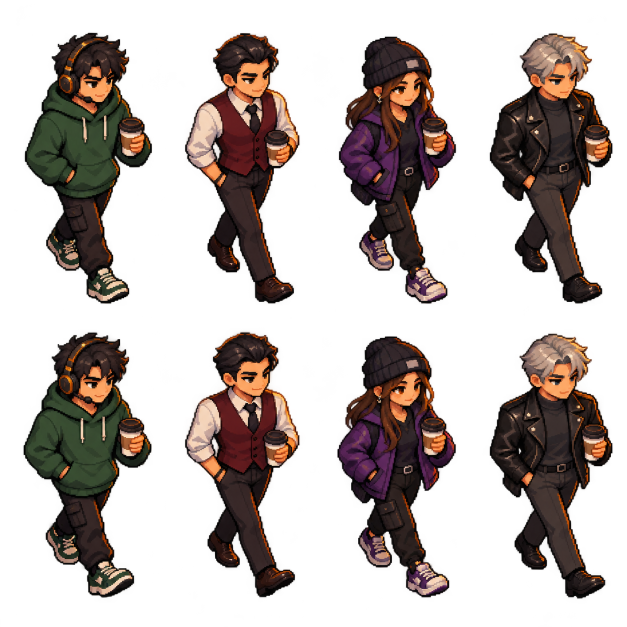
#> input picture Tools/source/crew_walking_original.png, 1254 x 1254 px (shown at 1/2 size)
$ python walkingcrew.py
#> lines starting #> are read from the running program, lines starting #| are printed output that depends on the picture; pictures that were not available may be replaced by others from this repository, and a replacement may not be noted
### Tools/pixelstyle.py
"""House pixel-art style shared by the generated and re-processed sprites.

The reference is the Pixel Office art (furniture, props, stations, crew):
about 4 source pixels per art pixel, soft rendered shading, warm key light
from the upper left, cream rim highlights, and thick near-black navy outlines.
Everything here samples those sheets, so generated art uses the same palette
and outline colour.
"""
import os

import numpy as np
from PIL import Image

ROOT = os.path.join(os.path.dirname(os.path.abspath(__file__)), "..")
ART = os.path.join(ROOT, "Assets", "Resources", "PixelOffice")
REFERENCE = ["furniture", "props", "stations", "scam_crew", "scam_crew_vest", "scam_crew_beanie", "scam_crew_leather"]
ART_PIXEL = 4  # source pixels per art pixel in the reference sheets

_palette = None
_outline = None


def _opaque_pixels(name, step=5):
    rgba = np.asarray(Image.open(os.path.join(ART, name + ".png")).convert("RGBA"))
    return rgba[rgba[:, :, 3] > 200][::step, :3]


def palette(colors=128):
    """Median-cut palette of every opaque reference pixel."""
    global _palette
    if _palette is None:
        pixels = np.concatenate([_opaque_pixels(n) for n in REFERENCE]).astype(np.uint8)
        image = Image.fromarray(pixels.reshape(-1, 1, 3))
        quantized = image.quantize(colors=colors, method=Image.Quantize.MEDIANCUT)
        _palette = np.array(quantized.getpalette()[: colors * 3], dtype=np.float32).reshape(-1, 3)
    return _palette


# [45 lines left out: functions outline_color, quantize, add_outline, not called in this run]


def upscale(rgba, factor=ART_PIXEL):
    return np.repeat(np.repeat(rgba, factor, axis=0), factor, axis=1)

### Tools/walkingcrew.py
"""Re-pixelate crew_walking.png to the seated crew's on-screen pixel density.

The walking frames were drawn about four times finer than every other sprite
once scaled into the room (540 source pixels tall at 1.15 tiles, versus about
142 source pixels per tile for workstations). This snaps each frame to a coarse
art-pixel grid (BLOCK source pixels per art pixel), uses the reference palette,
darkens the silhouette rim to the house outline colour, and scales back up so
the texture size and in-game proportions stay the same.

Usage: python Tools/walkingcrew.py [source.png] [output.png]
The original is kept as Tools/source/crew_walking_original.png.
"""
import os
import shutil
import sys

import numpy as np
from PIL import Image

sys.path.insert(0, os.path.dirname(os.path.abspath(__file__)))
import pixelstyle as ps  # noqa: E402

BLOCK = 10
COLUMNS, ROWS = 4, 2


def pixelate_cell(cell, block=BLOCK):
    """Each art pixel takes its block's dominant palette colour, so features stay
    crisp; blocks with a solid share of outline-dark pixels stay dark."""
    h, w = cell.shape[:2]
    gh, gw = h // block, w // block
    # Anchor the grid at the feet (bottom) and centre horizontally.
    oy, ox = h - gh * block, (w - gw * block) // 2
    grid = cell[oy:oy + gh * block, ox:ox + gw * block]
    pal = ps.palette()
    opaque = grid[:, :, 3] > 127
    snapped = ps.quantize(grid[:, :, :3].astype(np.float32))
    index = np.zeros(opaque.shape, dtype=np.int64)
    flat = snapped.reshape(-1, 3)
    lookup = {tuple(c): i for i, c in enumerate(pal.astype(np.float32))}
    index.reshape(-1)[:] = [lookup[tuple(c)] for c in flat]
    block_id = (np.arange(gh * block)[:, None] // block) * gw + (np.arange(gw * block)[None, :] // block)
    counts = np.bincount((block_id[opaque] * len(pal) + index[opaque]), minlength=gh * gw * len(pal)).reshape(gh * gw, len(pal))
    coverage = counts.sum(axis=1) / (block * block)
    dark = (pal @ np.array([0.3, 0.59, 0.11])) < 40
    dark_share = counts[:, dark].sum(axis=1) / np.maximum(counts.sum(axis=1), 1)
    choice = np.where(dark_share > 0.28, np.argmax(np.where(dark, counts, -1), axis=1), counts.argmax(axis=1))
    solid = (coverage >= 0.42).reshape(gh, gw)
    small = np.zeros((gh, gw, 4), dtype=np.uint8)
    small[:, :, :3] = pal[choice].reshape(gh, gw, 3)
    small[:, :, 3] = np.where(solid, 255, 0)
    rim = solid & ~(np.roll(solid, 1, 0) & np.roll(solid, -1, 0) & np.roll(solid, 1, 1) & np.roll(solid, -1, 1))
    small[rim, :3] = (small[rim, :3] * 0.3 + ps.outline_color() * 0.7).astype(np.uint8)
    big = np.repeat(np.repeat(small, block, axis=0), block, axis=1)
    out = np.zeros_like(cell)
    out[oy:oy + gh * block, ox:ox + gw * block] = big
    return out


def main(source, output):
#> called with source = 'Tools/source/crew_walking_original.png'
    sheet = np.asarray(Image.open(source).convert("RGBA"))
#> sheet is the input picture: shape (1254, 1254, 4); mean R, G, B, A 28.7, 19.2, 15.6, 90
    h, w = sheet.shape[:2]
#> h = 1254; w = 1254
    out = np.zeros_like(sheet)
    for r in range(ROWS):
        for c in range(COLUMNS):
            y0, y1 = round(r * h / ROWS), round((r + 1) * h / ROWS)
#> y0 = 0; y1 = 627
            x0, x1 = round(c * w / COLUMNS), round((c + 1) * w / COLUMNS)
#> x0 = 0; x1 = 314
            out[y0:y1, x0:x1] = pixelate_cell(sheet[y0:y1, x0:x1])
#> in pixelate_cell, `grid = cell[oy:oy + gh * block, ox:ox + gw * block]`:
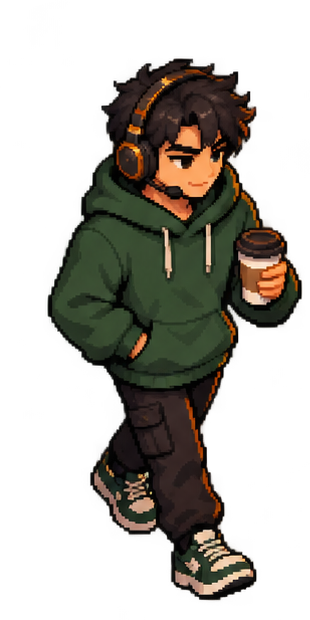
#> grid: shape (620, 310, 4); mean of channels 0, 1, 2, 3 24.8, 21.5, 14.8, 97.4; transparent parts drawn white
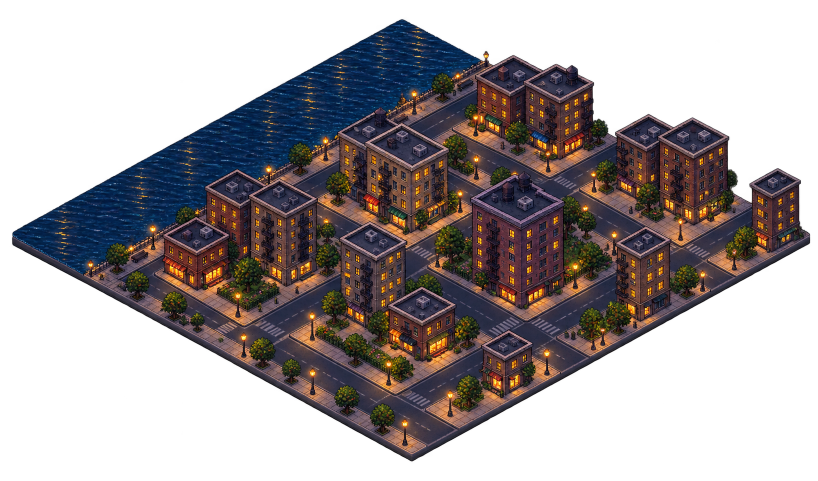
#> input picture Assets/Resources/PixelOffice/city.png, 1635 x 962 px, given in place of furniture.png, which was not available (shown at 1/2 size)
#> in _opaque_pixels, rgba is the input picture: shape (962, 1635, 4); mean R, G, B, A 34.4, 28.4, 29.7, 122
#> call 2 of _opaque_pixels, with name = 'props', step = 5
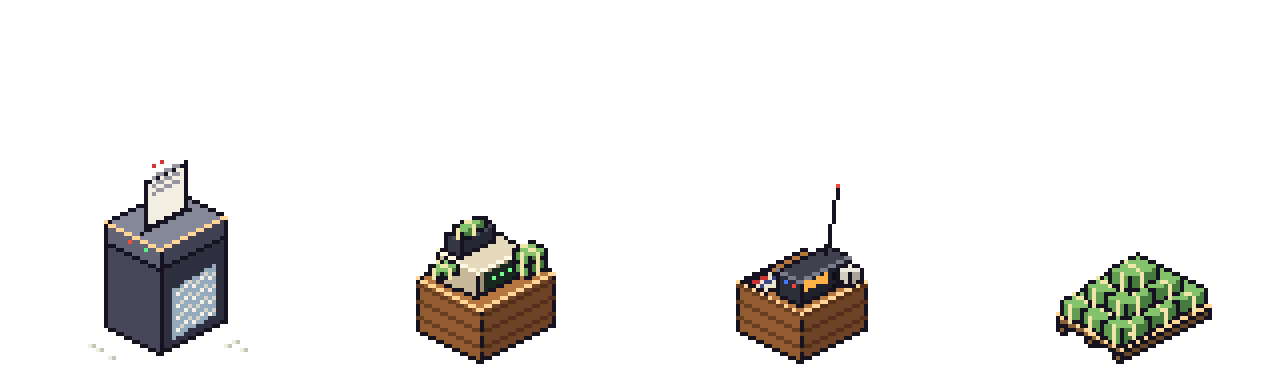
#> input picture Assets/Resources/PixelOffice/denprops.png, 1280 x 384 px, given in place of props.png, which was not available
#> in _opaque_pixels, rgba is the input picture: shape (384, 1280, 4); mean R, G, B, A 11.7, 10.8, 9.1, 28.7
    Image.fromarray(out, "RGBA").save(output)
    print("wrote", output)


if __name__ == "__main__":
    here = os.path.dirname(os.path.abspath(__file__))
    original = os.path.join(here, "source", "crew_walking_original.png")
    target = os.path.join(ps.ART, "crew_walking.png")
    if not os.path.exists(original):
        os.makedirs(os.path.dirname(original), exist_ok=True)
        shutil.copyfile(target, original)
#> (the run stopped early here; a loop or call above may not have finished)
